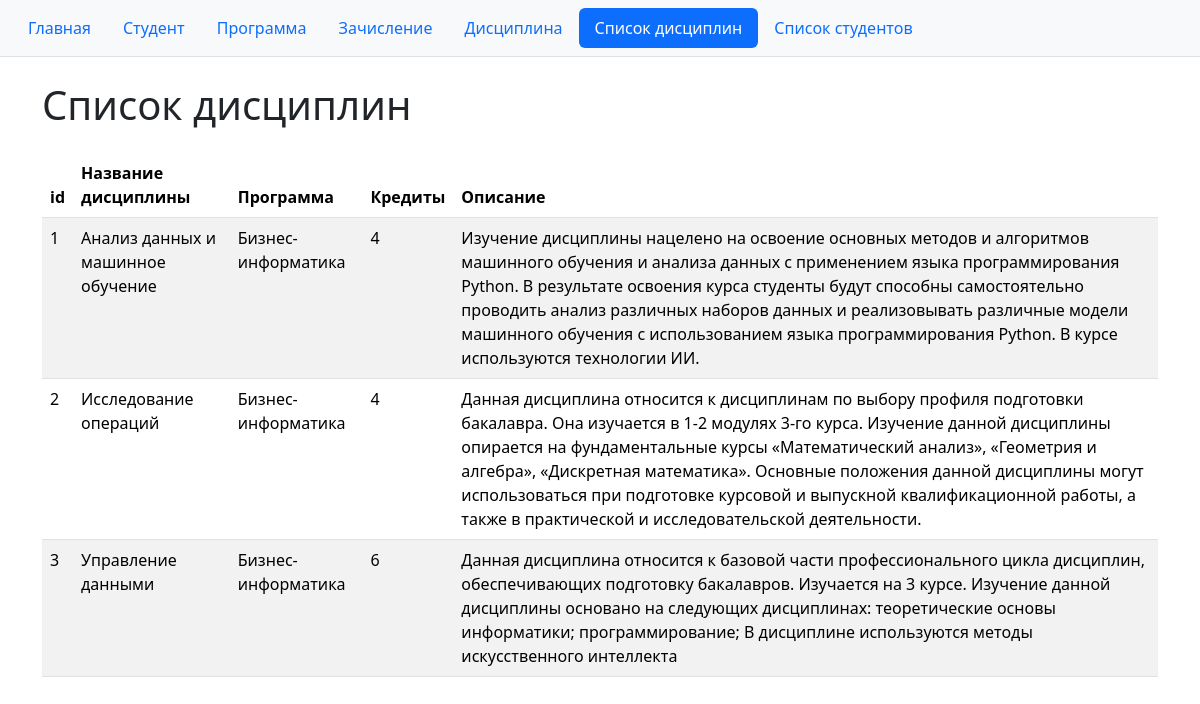
Page /education/disciplines/ on the committed database.
### education_program/models.py (models this page shows, shortened)
class Discipline(models.Model):
    program = models.ForeignKey(
        EducationProgram,
        on_delete=models.CASCADE,
        verbose_name="Образовательная программа",
        related_name="disciplines"
    )
    name = models.CharField("Название дисциплины", max_length=200)
    description = models.TextField("Краткое описание", blank=True)
    credits = models.PositiveSmallIntegerField("Кредиты", default=0)
    class Meta:
        ordering = ["name"]
        verbose_name = "дисциплина"
        verbose_name_plural = "дисциплины"

class EducationProgram(models.Model):
    title = models.CharField("Название ОП", max_length=300, unique=True)
    description = models.TextField("Описание ОП", blank=True)
    head_name = models.CharField("Академический руководитель — ФИО", max_length=200, blank=True)
    head_email = models.EmailField("E-mail академ. руководителя", blank=True)
    manager_name = models.CharField("Менеджер программы — ФИО", max_length=200, blank=True)
    manager_email = models.EmailField("E-mail менеджера", blank=True)
    class Meta:
        ordering = ["title"]
        verbose_name = "образовательная программа"
        verbose_name_plural = "образовательные программы"

### education_program/views.py (the view)
# urls.py: path("disciplines/", views.discipline_list, name="discipline_list"),
def discipline_list(request):
    disciplines = Discipline.objects.select_related("program").all().order_by("name")
    return render(request, "education_program/discipline_list.html", {
        "disciplines": disciplines,
    })

### education_program/templates/education_program/discipline_list.html (shortened to what this page needs)
{% extends "base.html" %}
{% block content %}
<h1 class="mb-4">Список дисциплин</h1>
{% if disciplines %}
<table class="table table-striped">
    <thead>
    <tr>
        <th>id</th>
        <th>Название дисциплины</th>
        <th>Программа</th>
        <th>Кредиты</th>
        <th>Описание</th>
    </tr>
    </thead>
    <tbody>
    {% for d in disciplines %}
    <tr>
        <td>{{ forloop.counter }}</td>
        <td>{{ d.name }}</td>
        <td>{{ d.program.title }}</td>
        <td>{{ d.credits }}</td>
        <td>{{ d.description|default:"–" }}</td>
    </tr>
    {% endfor %}
    </tbody>
</table>
{% else %}
<p class="text-muted">Пока нет ни одной дисциплины.</p>
{% endif %}
{% endblock %}

### rows in the picture
Discipline: name "Анализ данных и машинное обучение", program "Бизнес-информатика", credits "4", description "Изучение дисциплины нацелено на освоение основных методов и алгоритмов машинного обучения и анализа данных с применением языка программирования Python. В результате освоения курса студенты будут способны самостоятельно проводить анализ различных наборов данных и реализовывать различные модели машинного обучения с использованием языка программирования Python. В курсе используются технологии ИИ."
Discipline: name "Исследование операций", program "Бизнес-информатика", credits "4", description "Данная дисциплина относится к дисциплинам по выбору профиля подготовки бакалавра. Она изучается в 1-2 модулях 3-го курса. Изучение данной дисциплины опирается на фундаментальные курсы «Математический анализ», «Геометрия и алгебра», «Дискретная математика». Основные положения данной дисциплины могут использоваться при подготовке курсовой и выпускной квалификационной работы, а также в практической и исследовательской деятельности."
Discipline: name "Управление данными", program "Бизнес-информатика", credits "6", description "Данная дисциплина относится к базовой части профессионального цикла дисциплин, обеспечивающих подготовку бакалавров. Изучается на 3 курсе. Изучение данной дисциплины основано на следующих дисциплинах: теоретические основы информатики; программирование; В дисциплине используются методы искусственного интеллекта"
